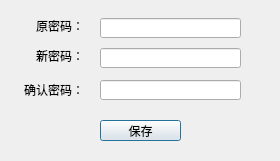
<?xml version="1.0" encoding="UTF-8"?>
<ui version="4.0">
 <class>CSetPwdDlg</class>
 <widget class="QDialog" name="CSetPwdDlg">
  <property name="geometry">
   <rect>
    <x>0</x>
    <y>0</y>
    <width>280</width>
    <height>161</height>
   </rect>
  </property>
  <property name="windowTitle">
   <string>修改密码</string>
  </property>
  <widget class="QLabel" name="label">
   <property name="geometry">
    <rect>
     <x>30</x>
     <y>20</y>
     <width>54</width>
     <height>12</height>
    </rect>
   </property>
   <property name="text">
    <string>原密码：</string>
   </property>
   <property name="alignment">
    <set>Qt::AlignRight|Qt::AlignTrailing|Qt::AlignVCenter</set>
   </property>
  </widget>
  <widget class="QLabel" name="label_2">
   <property name="geometry">
    <rect>
     <x>30</x>
     <y>50</y>
     <width>54</width>
     <height>12</height>
    </rect>
   </property>
   <property name="text">
    <string>新密码：</string>
   </property>
   <property name="alignment">
    <set>Qt::AlignRight|Qt::AlignTrailing|Qt::AlignVCenter</set>
   </property>
  </widget>
  <widget class="QLabel" name="label_3">
   <property name="geometry">
    <rect>
     <x>23</x>
     <y>80</y>
     <width>61</width>
     <height>20</height>
    </rect>
   </property>
   <property name="text">
    <string>确认密码：</string>
   </property>
   <property name="alignment">
    <set>Qt::AlignRight|Qt::AlignTrailing|Qt::AlignVCenter</set>
   </property>
  </widget>
  <widget class="QLineEdit" name="EDIT_OLDPWD">
   <property name="geometry">
    <rect>
     <x>100</x>
     <y>18</y>
     <width>141</width>
     <height>20</height>
    </rect>
   </property>
  </widget>
  <widget class="QLineEdit" name="EDIT_NEWPWD">
   <property name="geometry">
    <rect>
     <x>100</x>
     <y>48</y>
     <width>141</width>
     <height>20</height>
    </rect>
   </property>
  </widget>
  <widget class="QLineEdit" name="EDIT_NEWPWD2">
   <property name="geometry">
    <rect>
     <x>100</x>
     <y>80</y>
     <width>141</width>
     <height>20</height>
    </rect>
   </property>
  </widget>
  <widget class="QPushButton" name="BTN_SAVE">
   <property name="geometry">
    <rect>
     <x>100</x>
     <y>120</y>
     <width>81</width>
     <height>21</height>
    </rect>
   </property>
   <property name="text">
    <string>保存</string>
   </property>
  </widget>
 </widget>
 <layoutdefault spacing="6" margin="11"/>
 <resources/>
 <connections/>
</ui>
